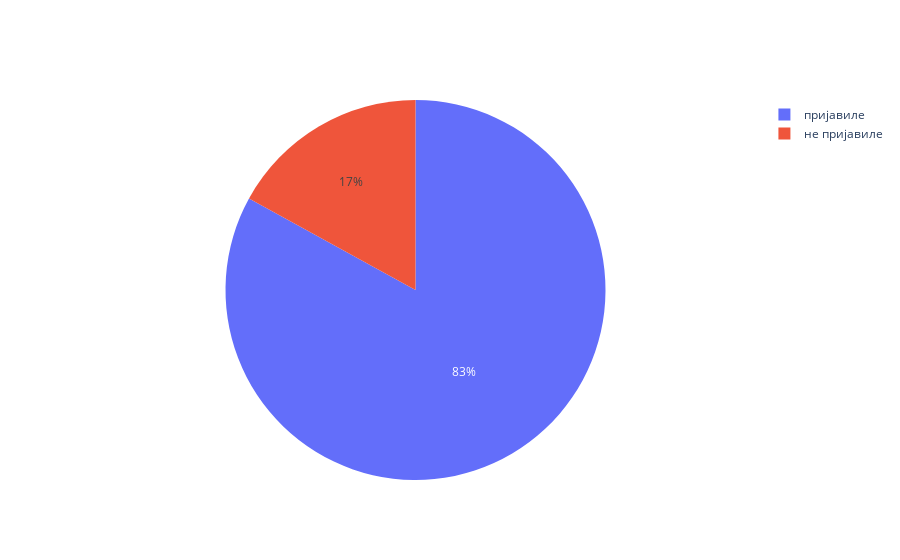

Notebook code cell kept with this figure:
### Markdown cell above
## Колку од женските испитаници пријавиле несакани ефекти

### Code cell
import plotly.graph_objects as go

labels = ['пријавиле','не пријавиле']
values = [83,17]

fig = go.Figure(data=[go.Pie(labels=labels, values=values)])
fig.show()

### Figure 1 — Plotly figure (JSON) as saved in the notebook; plotly's stock layout.template omitted (floating-point values rounded to 4 significant figures)
{"data": [{"labels": ["пријавиле", "не пријавиле"], "type": "pie", "values": [83, 17]}], "layout": {}}
